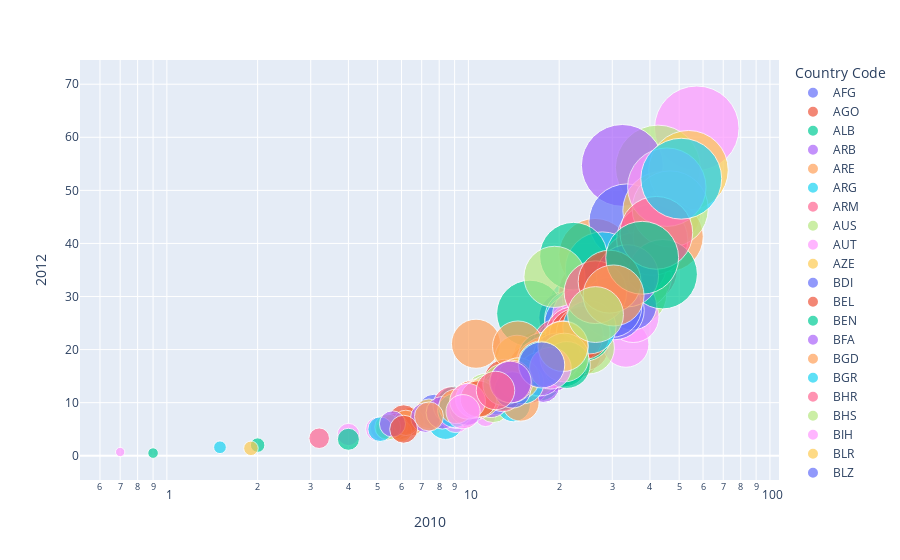

The code cell stored with this chart in its notebook:
### Code cell
import plotly.express as px
df = px.data.gapminder()

fig = px.scatter(data, x="2010", y="2012", size="2014", 
                 color="Country Code", hover_name="Country Name", log_x=True, size_max=60)
fig.show()
